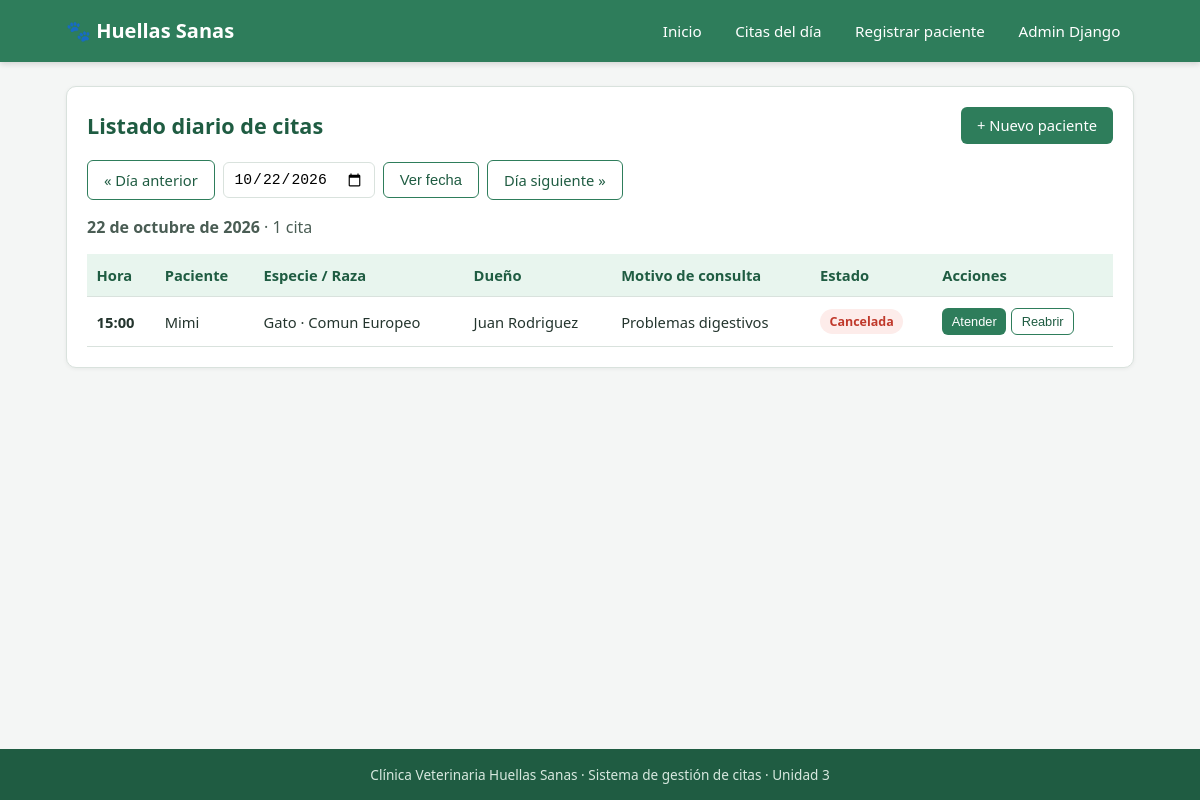
The page /citas/ on the database as committed earlier.
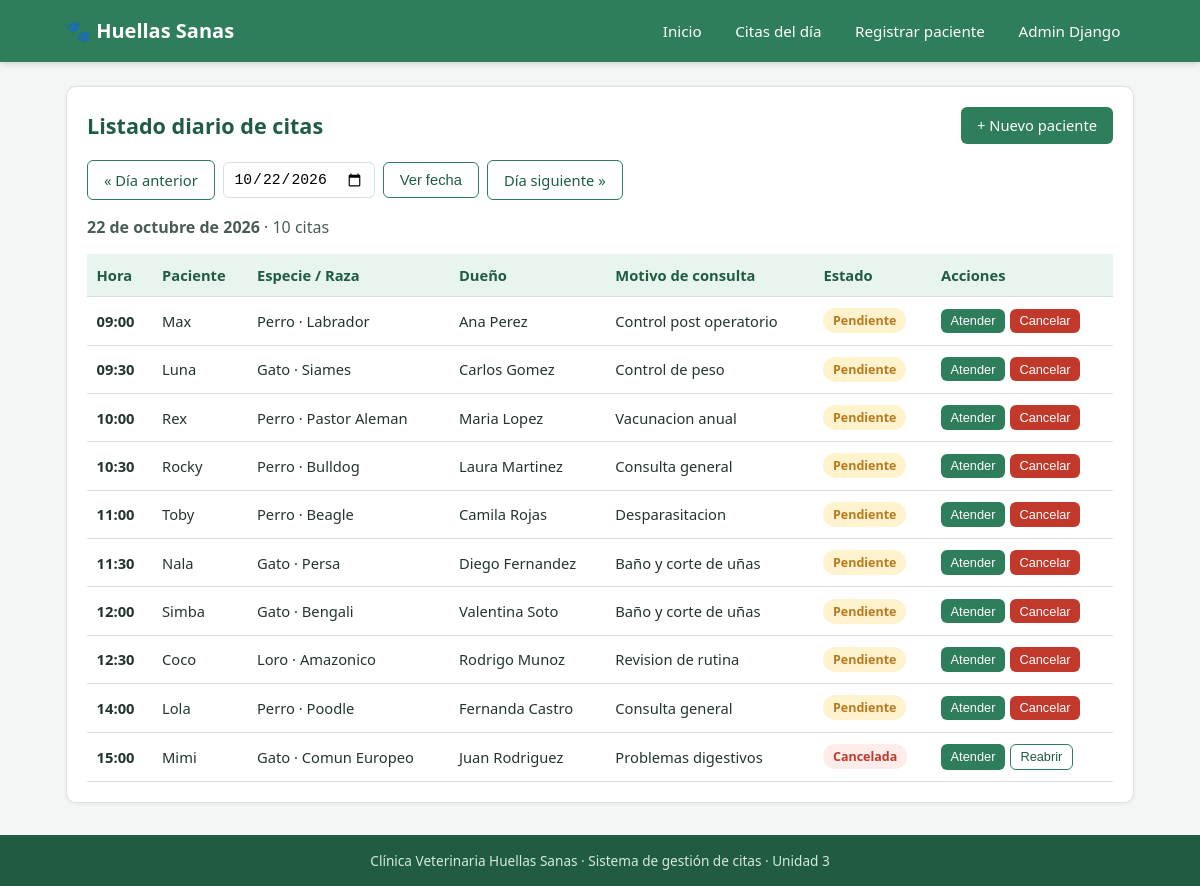
The same page on the database as committed later.
### citas/models.py (models this page shows, shortened)
class Cita(models.Model):
    ESTADO_CITAS = [
        ("pendiente", "Pendiente"),
        ("atendida", "Atendida"),
        ("cancelada", "Cancelada"),
    ]
    mascota = models.ForeignKey(
        Mascota,
        on_delete=models.CASCADE,
        related_name="citas",
        verbose_name="Mascota",
    )
    fecha = models.DateField(verbose_name="Fecha")
    hora = models.TimeField(verbose_name="Hora")
    motivo_consulta = models.TextField(verbose_name="Motivo de consulta")
    estado = models.CharField(
        max_length=20,
        choices=ESTADO_CITAS,
        default="pendiente",
        verbose_name="Estado",
    )
    class Meta:
        verbose_name = "Cita"
        verbose_name_plural = "Citas"
        ordering = ["fecha", "hora"]

class Mascota(models.Model):
    nombre = models.CharField(max_length=100, verbose_name="Nombre de la mascota")
    especie = models.CharField(max_length=50, verbose_name="Especie")
    raza = models.CharField(max_length=100, verbose_name="Raza")
    nombre_dueno = models.CharField(max_length=150, verbose_name="Nombre del dueño")
    class Meta:
        verbose_name = "Mascota"
        verbose_name_plural = "Mascotas"

### citas/views.py (the view)
# urls.py: path("citas/", views.lista_citas, name="lista_citas"),
def lista_citas(request):
    hoy = timezone.localdate()
    fecha_param = request.GET.get("fecha", "")
    if fecha_param:
        try:
            fecha = datetime.strptime(fecha_param, "%Y-%m-%d").date()
        except ValueError:
            fecha = hoy
    else:
        fecha = hoy
    citas = (
        Cita.objects.select_related("mascota")
        .filter(fecha=fecha)
        .order_by("hora")
    )
    context = {
        "citas": citas,
        "fecha": fecha,
        "hoy": hoy,
        "total": citas.count(),
        "dia_anterior": fecha - timedelta(days=1),
        "dia_siguiente": fecha + timedelta(days=1),
    }
    return render(request, "citas/lista_citas.html", context)

### citas/templates/citas/lista_citas.html (shortened to what this page needs)
{% extends "citas/base.html" %}
{% block contenido %}
<section class="panel">
  <div class="panel-cabecera">
    <h1>Listado diario de citas</h1>
    <a class="boton boton-primario" href="{% url 'crear_mascota' %}">+ Nuevo paciente</a>
  </div>
  <form method="get" class="barra-fecha">
    <a class="boton boton-secundario" href="?fecha={{ dia_anterior|date:'Y-m-d' }}">&laquo; Día anterior</a>
    <input type="date" name="fecha" value="{{ fecha|date:'Y-m-d' }}">
    <button class="boton boton-secundario" type="submit">Ver fecha</button>
    <a class="boton boton-secundario" href="?fecha={{ dia_siguiente|date:'Y-m-d' }}">Día siguiente &raquo;</a>
  </form>
  <p class="resumen">
    <strong>{{ fecha|date:'d \d\e F \d\e Y' }}</strong> · {{ total }} cita{{ total|pluralize }}
  </p>
  {% if citas %}
    <div class="tabla-contenedor">
      <table class="tabla">
        <thead>
          <tr>
            <th>Hora</th>
            <th>Paciente</th>
            <th>Especie / Raza</th>
            <th>Dueño</th>
            <th>Motivo de consulta</th>
            <th>Estado</th>
            <th>Acciones</th>
          </tr>
        </thead>
        <tbody>
          {% for cita in citas %}
          <tr>
            <td data-label="Hora"><strong>{{ cita.hora|time:'H:i' }}</strong></td>
            <td data-label="Paciente">{{ cita.mascota.nombre }}</td>
            <td data-label="Especie / Raza">{{ cita.mascota.especie }} · {{ cita.mascota.raza }}</td>
            <td data-label="Dueño">{{ cita.mascota.nombre_dueno }}</td>
            <td data-label="Motivo">{{ cita.motivo_consulta }}</td>
            <td data-label="Estado">
              <span class="etiqueta etiqueta-{{ cita.estado }}">{{ cita.get_estado_display }}</span>
            </td>
            <td data-label="Acciones">
              <form method="post" action="{% url 'actualizar_estado_cita' cita.id %}" class="acciones">
                {% if cita.estado != 'atendida' %}
                  <button class="boton boton-mini boton-ok" name="estado" value="atendida">Atender</button>
                {% endif %}
                {% if cita.estado != 'cancelada' %}
                  <button class="boton boton-mini boton-peligro" name="estado" value="cancelada">Cancelar</button>
                {% endif %}
                {% if cita.estado != 'pendiente' %}
                  <button class="boton boton-mini boton-secundario" name="estado" value="pendiente">Reabrir</button>
                {% endif %}
              </form>
            </td>
          </tr>
          {% endfor %}
        </tbody>
      </table>
    </div>
  {% else %}
    <div class="vacio">
      <p>No hay citas agendadas para el <strong>{{ fecha|date:'d/m/Y' }}</strong>.</p>
      <a class="boton boton-primario" href="{% url 'crear_mascota' %}">Registrar un paciente</a>
    </div>
  {% endif %}
</section>
{% endblock %}

### citas/templates/citas/base.html (shortened to what this page needs)
{% load static %}
<!DOCTYPE html>
<html lang="es">
<head>
  <link rel="stylesheet" href="{% static 'citas/estilos.css' %}">
</head>
<body>
  <header class="cabecera">
    <div class="contenedor cabecera-contenido">
      <span class="logo">🐾 Huellas Sanas</span>
      <nav class="menu">
        <a href="{% url 'landing' %}">Inicio</a>
        <a href="{% url 'lista_citas' %}">Citas del día</a>
        <a href="{% url 'crear_mascota' %}">Registrar paciente</a>
        <a href="/admin/">Admin Django</a>
      </nav>
    </div>
  </header>
  <main class="contenedor">
    {% block contenido %}{% endblock %}
  </main>
  <footer class="pie">
    <div class="contenedor">
      Clínica Veterinaria Huellas Sanas · Sistema de gestión de citas · Unidad 3
    </div>
  </footer>
</body>
</html>

### citas/static/citas/estilos.css (style rules this page uses)
:root { --verde: #2e7d5b; --verde-oscuro: #1f5c42; --verde-claro: #e8f5ee; --gris: #f4f6f5; --borde: #d9e2dd; --texto: #24352e; --rojo: #c0392b; --ambar: #b7791f; }
* { box-sizing: border-box; margin: 0; padding: 0; }
body { font-family: "Segoe UI", system-ui, -apple-system, sans-serif; background: var(--gris); color: var(--texto); min-height: 100vh; display: flex; flex-direction: column; }
.contenedor { width: 100%; max-width: 1100px; margin: 0 auto; padding: 0 1rem; }
.cabecera { background: var(--verde); color: #fff; box-shadow: 0 2px 6px rgba(0, 0, 0, 0.15); }
.cabecera-contenido { display: flex; align-items: center; justify-content: space-between; flex-wrap: wrap; gap: 0.5rem; padding-top: 0.85rem; padding-bottom: 0.85rem; }
.logo { font-size: 1.25rem; font-weight: 700; }
.menu { display: flex; flex-wrap: wrap; gap: 0.4rem; }
.menu a { color: #fff; text-decoration: none; padding: 0.45rem 0.85rem; border-radius: 6px; font-size: 0.95rem; }
main.contenedor { flex: 1; padding-top: 1.5rem; padding-bottom: 2rem; }
.panel { background: #fff; border: 1px solid var(--borde); border-radius: 10px; padding: 1.25rem; box-shadow: 0 1px 4px rgba(0, 0, 0, 0.06); }
.panel-cabecera { display: flex; align-items: center; justify-content: space-between; flex-wrap: wrap; gap: 0.75rem; margin-bottom: 1rem; }
h1 { font-size: 1.35rem; color: var(--verde-oscuro); }
.resumen { margin-bottom: 1rem; color: #4a5d54; }
.boton { display: inline-block; border: none; border-radius: 6px; padding: 0.55rem 1rem; font-size: 0.92rem; cursor: pointer; text-decoration: none; text-align: center; background: var(--verde); color: #fff; transition: background 0.15s; }
.boton-primario { background: var(--verde); }
.boton-secundario { background: #fff; color: var(--verde-oscuro); border: 1px solid var(--verde); }
.boton-ok { background: var(--verde); }
.boton-peligro { background: var(--rojo); }
.boton-mini { padding: 0.3rem 0.6rem; font-size: 0.8rem; }
.barra-fecha { display: flex; flex-wrap: wrap; align-items: center; gap: 0.5rem; margin-bottom: 1rem; }
.barra-fecha input[type="date"] { padding: 0.5rem 0.6rem; border: 1px solid var(--borde); border-radius: 6px; font-size: 0.92rem; }
.tabla-contenedor { overflow-x: auto; }
.tabla { width: 100%; border-collapse: collapse; font-size: 0.92rem; }
.tabla th, .tabla td { padding: 0.7rem 0.6rem; border-bottom: 1px solid var(--borde); text-align: left; vertical-align: middle; }
.tabla thead th { background: var(--verde-claro); color: var(--verde-oscuro); font-weight: 600; white-space: nowrap; }
.acciones { display: flex; flex-wrap: wrap; gap: 0.3rem; }
.etiqueta { display: inline-block; padding: 0.25rem 0.6rem; border-radius: 999px; font-size: 0.78rem; font-weight: 600; white-space: nowrap; }
.etiqueta-pendiente { background: #fef3cd; color: var(--ambar); }
.etiqueta-cancelada { background: #fdecea; color: var(--rojo); }
.pie { background: var(--verde-oscuro); color: #d7e8df; padding: 1rem 0; font-size: 0.85rem; text-align: center; }

Rows that differ between the two databases and show on the page:
added Cita: hora "09:00", mascota.nombre "Max", mascota.especie "Perro", mascota.raza "Labrador", mascota.nombre_dueno "Ana Perez", motivo_consulta "Control post operatorio", estado "Pendiente", shows "Atender", shows "Cancelar"
added Cita: hora "09:30", mascota.nombre "Luna", mascota.especie "Gato", mascota.raza "Siames", mascota.nombre_dueno "Carlos Gomez", motivo_consulta "Control de peso", estado "Pendiente", shows "Atender", shows "Cancelar"
added Cita: hora "10:00", mascota.nombre "Rex", mascota.especie "Perro", mascota.raza "Pastor Aleman", mascota.nombre_dueno "Maria Lopez", motivo_consulta "Vacunacion anual", estado "Pendiente", shows "Atender", shows "Cancelar"
added Cita: hora "10:30", mascota.nombre "Rocky", mascota.especie "Perro", mascota.raza "Bulldog", mascota.nombre_dueno "Laura Martinez", motivo_consulta "Consulta general", estado "Pendiente", shows "Atender", shows "Cancelar"
added Cita: hora "11:00", mascota.nombre "Toby", mascota.especie "Perro", mascota.raza "Beagle", mascota.nombre_dueno "Camila Rojas", motivo_consulta "Desparasitacion", estado "Pendiente", shows "Atender", shows "Cancelar"
added Cita: hora "11:30", mascota.nombre "Nala", mascota.especie "Gato", mascota.raza "Persa", mascota.nombre_dueno "Diego Fernandez", motivo_consulta "Baño y corte de uñas", estado "Pendiente", shows "Atender", shows "Cancelar"
added Cita: hora "12:00", mascota.nombre "Simba", mascota.especie "Gato", mascota.raza "Bengali", mascota.nombre_dueno "Valentina Soto", motivo_consulta "Baño y corte de uñas", estado "Pendiente", shows "Atender", shows "Cancelar"
added Cita: hora "12:30", mascota.nombre "Coco", mascota.especie "Loro", mascota.raza "Amazonico", mascota.nombre_dueno "Rodrigo Munoz", motivo_consulta "Revision de rutina", estado "Pendiente", shows "Atender", shows "Cancelar"
added Cita: hora "14:00", mascota.nombre "Lola", mascota.especie "Perro", mascota.raza "Poodle", mascota.nombre_dueno "Fernanda Castro", motivo_consulta "Consulta general", estado "Pendiente", shows "Atender", shows "Cancelar"
Other text that changed with them:
{{ total }}: "1" → "10"
